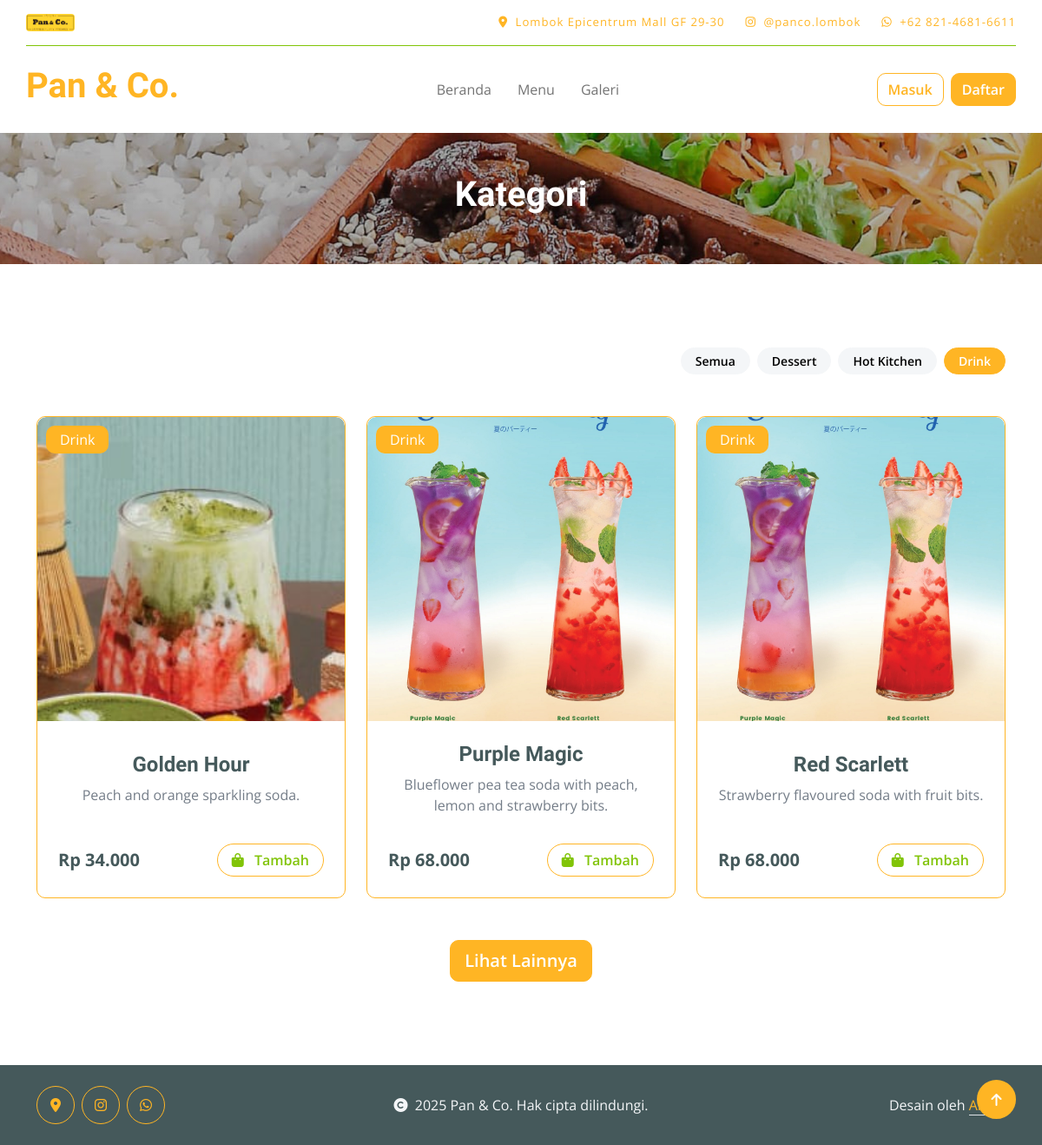
The app's page /user/category.php?category=Drink, older data.
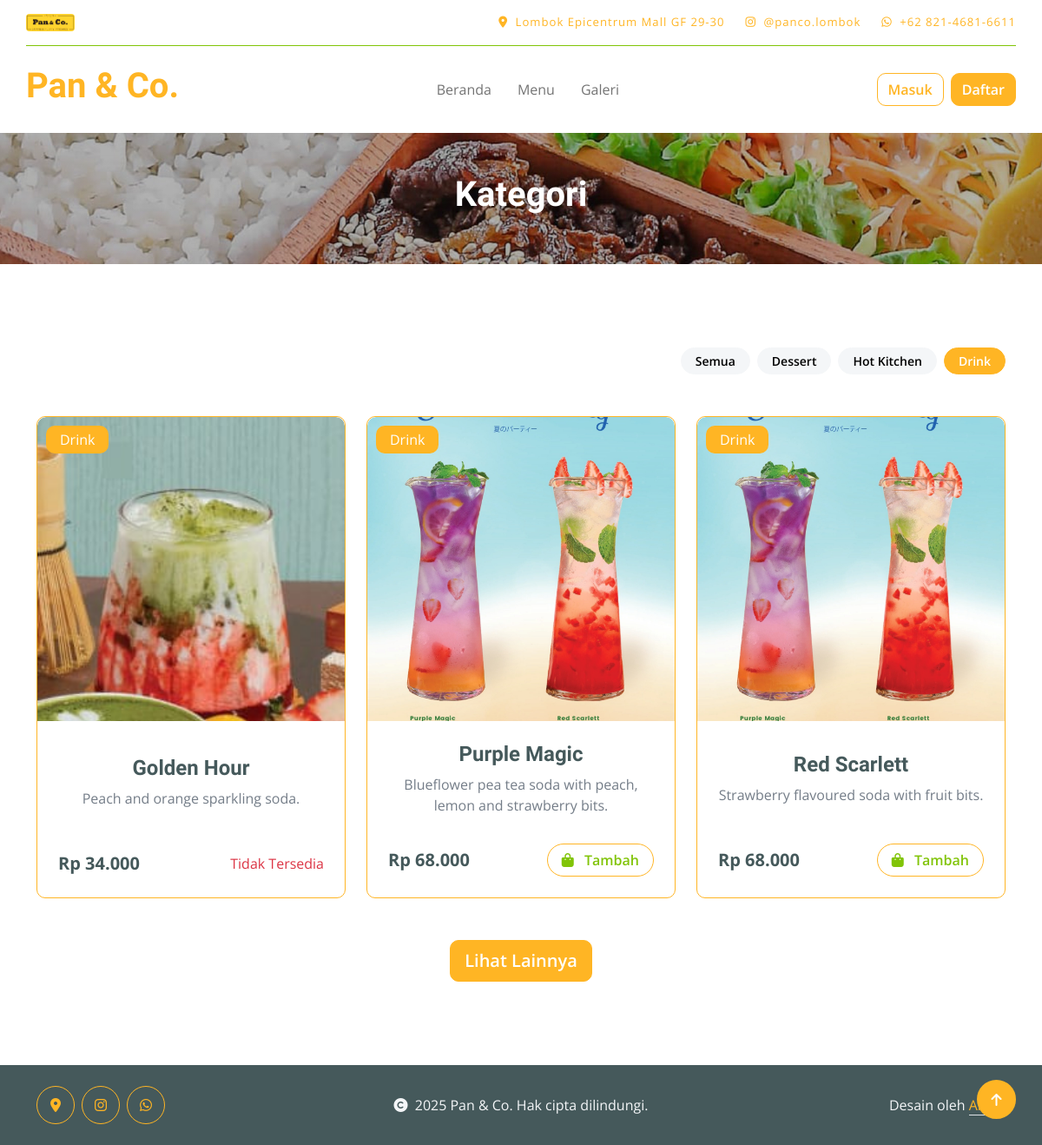
The same page, newer data.
### tables this page shows
CREATE TABLE `menu` (
  `id_menu` int NOT NULL,
  `tanggal_buat` datetime DEFAULT NULL,
  `nama_menu` varchar(255) DEFAULT NULL,
  `kategori` enum('Dessert','Hot Kitchen','Drink') NOT NULL,
  `harga` bigint DEFAULT NULL,
  `deskripsi` text,
  `status` enum('Tersedia','Tidak Tersedia') NOT NULL,
  `gambar` varchar(255) DEFAULT NULL
);

### config/config.php (called while the page is built, shortened)
<?php
$base_url = 'http://localhost/restaurant-order-system';
function base_url($path = '')
{
    global $base_url;
    return rtrim($base_url, '/') . '/' . ltrim($path, '/');
}
function get_image_url($url_gambar)
{
    $path_gambar = $_SERVER['DOCUMENT_ROOT'] . parse_url($url_gambar, PHP_URL_PATH);
    return $url_gambar;
}

### user/category.php (the view, shortened to what the rows shown need)
<?php
include('../config/config.php');
$title = 'Kategori';
?>
<div class="container-fluid page-header py-5">
    <h1 class="text-center text-white display-6"><?= $title; ?></h1>
</div>
<div class="container-fluid fruite py-5">
    <div class="container">
        <div class="row g-4 mt-4">
            <div class="col-lg-12">
                            <?php
                            $kategori = $_GET['category'] ?? '';
                            ?>
                <?php
                $limit = 6;
                $offset = 0;
                $sql_menu = "SELECT * FROM menu WHERE kategori='$kategori' ORDER BY tanggal_buat DESC LIMIT $limit OFFSET $offset";
                $query_menu = mysqli_query($koneksi, $sql_menu);
                ?>
                <?php if (mysqli_num_rows($query_menu) > 0): ?>
                    <div class="row g-4 justify-content-center" id="menu-container">
                        <?php while ($data_menu = mysqli_fetch_array($query_menu)): ?>
                            <div class="col-md-6 col-lg-4">
                                <div class="rounded position-relative fruite-item border border-secondary d-flex flex-column justify-content-between h-100">
                                    <div class="fruite-img">
                                        <img src="<?= get_image_url(base_url('assets/uploads/menu/' . $data_menu['gambar'])); ?>" class="w-100 rounded-top" height="350" style="object-fit: cover;" alt="<?= $data_menu['nama_menu']; ?>">
                                    </div>
                                    <div class="text-white bg-secondary px-3 py-1 rounded position-absolute" style="top: 10px; left: 10px;"><?= $data_menu['kategori']; ?></div>
                                    <div class="px-4 pt-4 pb-2 text-center">
                                        <h4><?= $data_menu['nama_menu']; ?></h4>
                                        <p><?= $data_menu['deskripsi']; ?></p>
                                    </div>
                                    <div class="px-4 pt-2 pb-4 rounded-bottom">
                                        <div class="d-flex justify-content-between align-items-center">
                                            <p class="text-dark fs-5 fw-bold mb-0"><?= 'Rp ' . number_format($data_menu['harga'], 0, ',', '.'); ?></p>
                                            <?php if ($data_menu['status'] === 'Tersedia'): ?>
                                                <?php if (isset($_SESSION['email']) && isset($_SESSION['level'])): ?>
                                                    <?php
                                                    $sql_tambah_keranjang = "SELECT * FROM keranjang
                                                                             WHERE id_user='{$_SESSION['id_user']}'
                                                                             AND id_menu='{$data_menu['id_menu']}'
                                                                             AND status='Belum Dipesan'";
                                                    $query_tambah_keranjang = mysqli_query($koneksi, $sql_tambah_keranjang);
                                                    if (mysqli_num_rows($query_tambah_keranjang) == 0):
                                                    ?>
                                                        <a href="<?= base_url('user/action.php?add-to-cart=' . $data_menu['id_menu']); ?>" class="btn border border-secondary rounded-pill px-3 text-primary">
                                                            <i class="fa fa-shopping-bag me-2 text-primary"></i> Tambah
                                                        </a>
                                                    <?php else: ?>
                                                        <h4 class="text-end text-success mb-0"><i class="fas fa-circle-check"></i></h4>
                                                    <?php endif; ?>
                                                <?php else: ?>
                                                    <button type="button" class="btn border border-secondary rounded-pill px-3 text-primary" data-bs-toggle="modal" data-bs-target="#menuModal">
                                                        <i class="fa fa-shopping-bag me-2 text-primary"></i> Tambah
                                                    </button>
                                                <?php endif ?>
                                            <?php else: ?>
                                                <p class="text-end text-danger mb-0"><?= $data_menu['status']; ?></p>
                                            <?php endif ?>
                                        </div>
                                    </div>
                                </div>
                            </div>
                        <?php endwhile; ?>
                    </div>
                <?php
                else:
                    include('components/data-not-found.php');
                endif
                ?>
            </div>
        </div>
    </div>
</div>
<?php
include('layout.php');
?>

Row changes from the older to the newer data that the page shows:
changed menu "Golden Hour": status (not shown) → "Tidak Tersedia"; no longer shows "Tambah"
